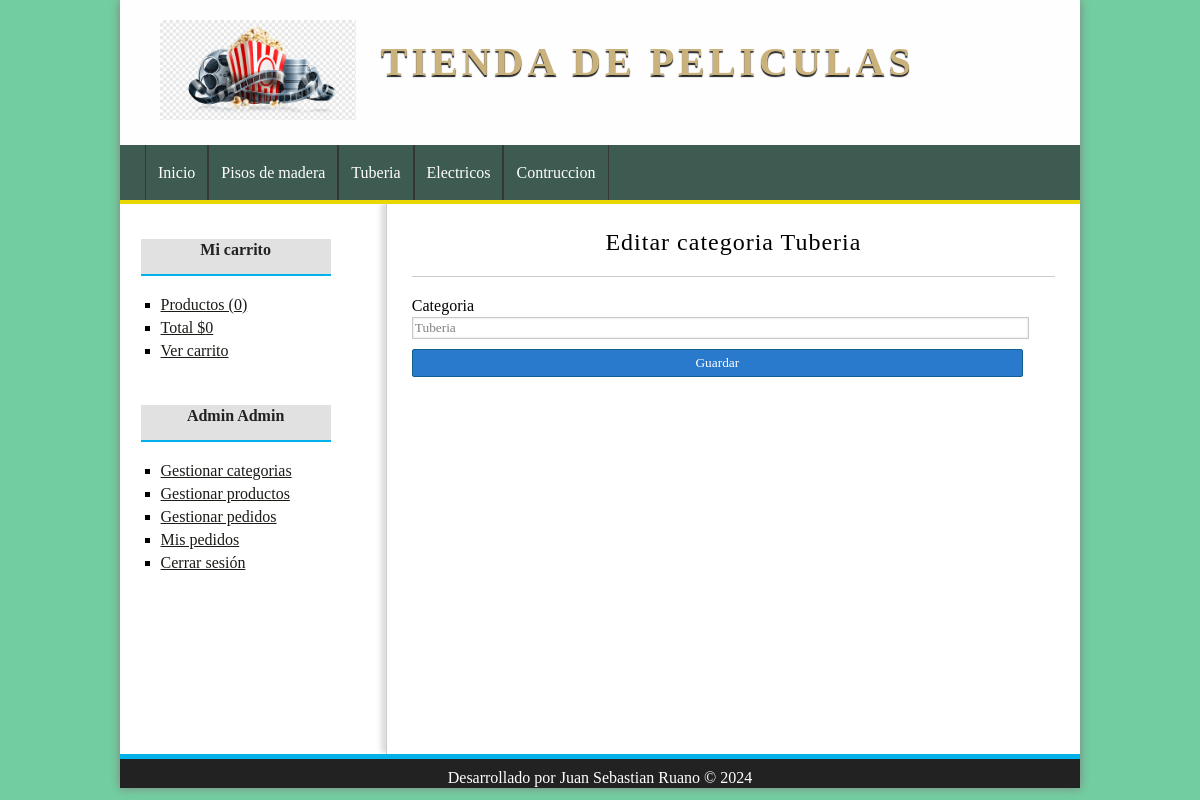
The page /categoria/editar&id=3 (signed in) on the database its author committed.
### tables this page shows
CREATE TABLE `t_categorias` (
  `id_categoria` int(11) NOT NULL,
  `nombre_categoria` varchar(100) NOT NULL
);

### config/db.php (called while the page is built)
<?php
class Database{
    public static function connect(){
        $db = new mysqli('localhost','root','','TiendaPeliculas');
        $db->query("SET NAMES 'utf8'");
        return $db;
    }
}

### helpers/utils.php (called while the page is built, shortened)
<?php
class Utils{
    public static function showCategorias(){
        require_once 'models/categoria.php';
        $categoria = new Categoria();
        $categorias = $categoria->getAll();
        return $categorias;
    }
}

### models/categoria.php (called while the page is built, shortened)
<?php
    class Categoria{
        private $id;
        private $db;
        public function __construct()
        {
         $this->db = Database::connect();
        }
        function getId(){
            return $this->id;
        }
        function setId($id){
            $this->id = $id;
        }
        public function getAll(){
            $categorias = $this->db->query("SELECT * FROM t_categorias ORDER BY id_categoria DESC;");
            return $categorias;
        }
        public function getOne(){
            $categoria = $this->db->query("SELECT * FROM t_categorias WHERE id_categoria={$this->getId()};");
            return $categoria->fetch_object();
        }
    }

### views/categoria/crear.php (the view)
<?php if(isset($edit) && isset($cat) && is_object($cat)): ?>
	<h1>Editar categoria <?=$cat->nombre_categoria?></h1>
	<?php $url_action = base_url."categoria/save&id=".$cat->id_categoria; ?>
<?php else: ?>
	<h1>Crear nueva categoria</h1>
	<?php $url_action = base_url."categoria/save"; ?>
<?php endif; ?>
<form action="<?=$url_action?>" method="POST">
    <label for="categoria">Categoria</label>
    <input type="text" name="nombre" value="<?=isset($cat) && is_object($cat) ? $cat->nombre_categoria : '';  ?>" />
    <input type="submit" value="Guardar" />
</form>

### views/layout/header.php (shortened to what this page needs)
<!DOCTYPE html>
<html lang="es">
<head>
    <link rel="stylesheet" type="text/css" href="<?=base_url?>assets/css/styles.css" />
    <link rel="stylesheet" href="https://cdnjs.cloudflare.com/ajax/libs/font-awesome/6.0.0-beta3/css/all.min.css">
</head>
<body>
    <div id="container">
        <header id="header">
            <div id="logo">
                <img src="<?=base_url?>assets/img/peliculas.png" alt="Ferreteria logo" />
                <a href="<?=base_url?>">Tienda de Peliculas</a>
            </div>
        </header>
        <?php $categorias = Utils::showCategorias(); ?>
        <nav id="menu">
            <ul>
                <li>
                    <a href="<?=base_url?>">Inicio</a>
                </li>
                <?php while($cat = $categorias->fetch_object()): ?>
                    <li>
                        <a href="<?=base_url?>categoria/ver&id=<?=$cat->id_categoria?>"><?=$cat->nombre_categoria?></a>
                    </li>
                <?php endwhile; ?>
            </ul>
        </nav>
        <div id="content">

### assets/css/styles.css (style rules this page uses)
* { padding: 0px; margin: 0px; font-family: cursive; }
body { background: rgba(22, 175, 99, 0.605); }
a { color: #1b1b17; }
#container { width: 80%; margin: 0px auto; box-shadow: 0px 0px 10px gray; background: white; }
#header { height: 145px; background: #fffeff; }
#logo { padding: 20px; margin-left: 20px; float: left; }
#logo img { float: left; height: 100px; }
#logo a { float: left; font-size: 40px; letter-spacing: 4px; font-family: cursive; text-transform: uppercase; color: #cab27d; font-weight: bold; text-decoration: none; margin-top: 18px; margin-left: 25px; text-shadow: 0px 2px 1px #222222; transition: all 300ms; }
#menu { clear:both; background: #0b2f24c9; color:black; height: 55px; border-bottom: 4px solid #ead701; }
#menu ul { list-style: none; text-decoration: none; margin: 0px auto; margin-left: 25px; }
#menu ul li { line-height: 55px; float: left; border-right: 1px solid #363636; }
#menu a { display: block; color:white; text-decoration: none; padding-left: 12px; padding-right: 12px; transition: all 300ms; }
#menu a:first-child { border-left: 1px solid #363636; }
#content { margin: 0px auto; overflow: hidden; background: white; }
input[type="text"], input[type="password"], input[type="email"], input[type="number"], select,textarea { display: block; width: 95%; margin-top: 2px; margin-bottom: 2px; border: 1px solid #C9C9C9; box-shadow: 0px 0px 2px #CCC inset; background: white; padding: 2px; color: gray; transition: all 300ms; }
input[type="button"], input[type="submit"], button, .button { display: block; border-radius: 2px; width: auto; padding: 5px; padding-left: 10px; padding-right: 10px; color: white; background: #2979CD; border: 1px solid #11608E; cursor: pointer; }
label, input[type="button"], input[type="submit"], button { display: block; width: 95%; margin-top: 10px; }
#central h1 { font-size: 24px; font-weight: normal; letter-spacing: 1px; text-align: center; border-bottom: 1px solid #ccc; margin-bottom: 20px; padding: 20px; padding-top: 0px; }

### rows shown on the page
t_categorias: nombre_categoria "Pisos de madera"
t_categorias: nombre_categoria "Tuberia", nombre "Tuberia"
t_categorias: nombre_categoria "Electricos"
t_categorias: nombre_categoria "Contruccion"

### other values the page prints
$stats['count'] "0"
$stats['total'] "0"
$_SESSION['identity']->nombre "Admin"
$_SESSION['identity']->apellidos "Admin"
